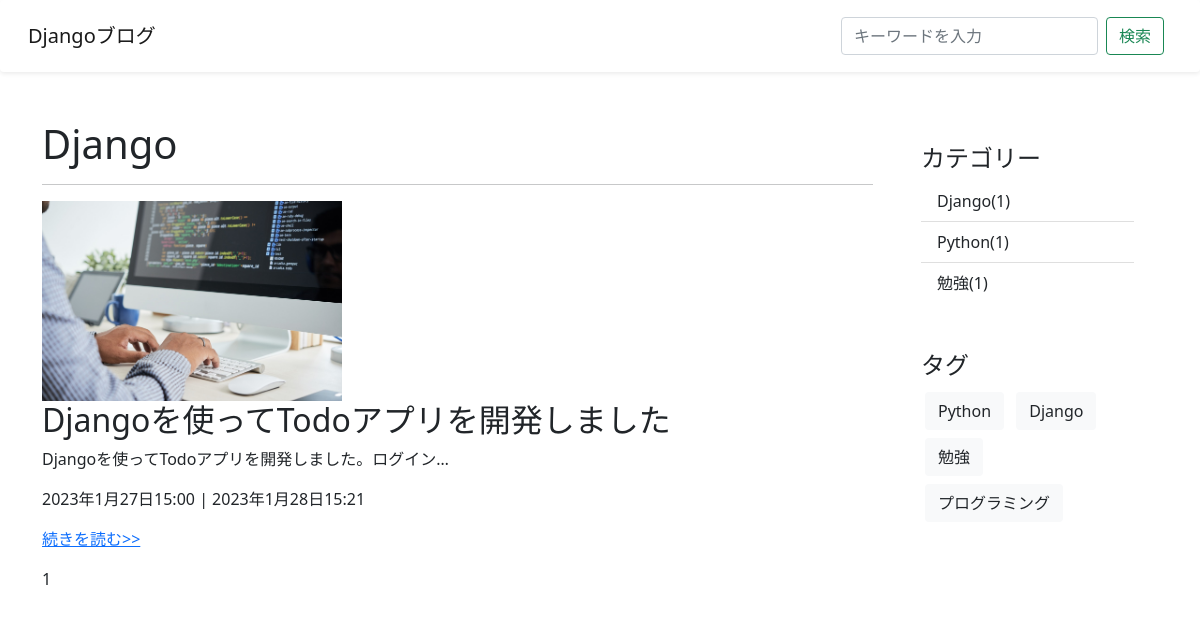
The page /tag/Django on the database its author committed.
### blog/models.py (models this page shows, shortened)
class Tag(models.Model):
    name = models.CharField(verbose_name="タグ", max_length=255)
    slug = models.SlugField(verbose_name="URL", unique=True)
    def __str__(self):
        return self.name
    class Meta:
        verbose_name = "タグ"
        verbose_name_plural = "タグ"

class Post(models.Model):
    title = models.CharField(verbose_name="タイトル", max_length=200)
    content = MarkdownxField(verbose_name="本文")
    image = models.ImageField(verbose_name="画像", upload_to='uploads/', null=True, blank=True)
    created_at = models.DateTimeField(verbose_name="作成日", auto_now_add=True)
    updated_at = models.DateTimeField(verbose_name="更新日", auto_now=True)
    is_published = models.BooleanField(verbose_name="公開設定", default=False)
    category = models.ForeignKey(Category, verbose_name="カテゴリー", on_delete=models.PROTECT, null=True, blank=True)
    tag = models.ManyToManyField(Tag, verbose_name="タグ", blank=True)
    class Meta:
        verbose_name = "記事"
        verbose_name_plural = "記事"

class Category(models.Model):
    name = models.CharField(verbose_name="カテゴリー", max_length=255)
    slug = models.SlugField(verbose_name="URL", unique=True)
    class Meta:
        verbose_name = "カテゴリー"
        verbose_name_plural = "カテゴリー"

### blog/views.py (the view)
# urls.py: path('tag/<str:slug>', TagPostListView.as_view(), name='tag-post-list'),
class TagPostListView(ListView):
    model = Post
    template_name = "blog/post_list.html"
    context_object_name = "posts"
    paginate_by = 1
    def get_queryset(self):
        slug = self.kwargs["slug"]
        self.tag = get_object_or_404(Tag, slug=slug)
        return super().get_queryset().filter(tag=self.tag)
    def get_context_data(self, **kwargs):
        context = super().get_context_data(**kwargs)
        context["tag"] = self.tag
        return context

### blog/context_processors.py (called while the page is built)
def common(request):
    context = {
        "categories": Category.objects.annotate(
          count=Count("post", Q(post__is_published=True))
        ),
        "tags": Tag.objects.all
    }
    return context

### blog/templates/blog/post_list.html (shortened to what this page needs)
{% extends 'blog/base.html' %}
{% block content %}
<div class="row">
  <div class="col-9">
      {% if category %}
        <h1>{{ category }}<i>-category-</i></h1>
        <hr>
      {% elif  tag %}
        <h1>{{ tag }}</h1>
        <hr>
      {% elif query %}
        <h1>"{{ query }}"の検索結果 {{ post_count }}件</h1>
        <hr>
      {% endif %}
      {% for post in posts %}
        {% if post.is_published or user.is_authenticated %}
        {% if post.image %}
          <img src="{{ post.image.url }}" alt="{{ post.title }}" width="300" height="200">
        {% endif %}
          <h2>{{ post.title }}</h2>
          <p>{{ post.content | truncatechars:30 }}</p>
          <p>{{ post.created_at }} | {{ post.updated_at }}</p>
          <p><a href="{% url 'post-detail' post.pk %}">続きを読む>></a></p>
        {% endif %}
      {% endfor %}
      {% include "blog/snippets/pagination.html" %}
  </div>
  <div class="col-3">
    {% include "blog/snippets/sidebar.html" %}
  </div>
</div>
{% endblock%}

### blog/templates/blog/snippets/sidebar.html
<div class="p-4 category">
  <h4>カテゴリー</h4>
  <ul class="list-group list-group-flush">
    {% for category in categories %}
      {% if category.count > 0 %}
        <li class="list-group-item">
          <a href="{% url 'category-post-list' category.slug %}">
            {{ category.name }}({{ category.count }})
          </a>
        </li>
      {% endif %}
    {% endfor %}
  </ul>
</div>
<div class="p-4">
  <h4>タグ</h4>
  {% for tag in tags %}
      <a class="btn bg-light text-dark m-1" href="{% url 'tag-post-list' tag.slug %}">
        {{ tag.name }}
      </a>
  {% endfor %}
</div>

### blog/static/blog/css/style.css (style rules this page uses)
div.category > ul > li a { color: #212529; text-decoration: none; }

### rows shown on the page
Tag: name "Django"
Post: image (picture), title "Djangoを使ってTodoアプリを開発しました", content "Djangoを使ってTodoアプリを開発しました。ログイン…", created_at "2023年1月27日15:00", updated_at "2023年1月28日15:21"
Category: name "Django", count "1"
Category: name "Python", count "1"
Category: name "勉強", count "1"
Tag: name "Python"
Tag: name "勉強"
Tag: name "プログラミング"

### other values the page prints
{{ num }} "1"
